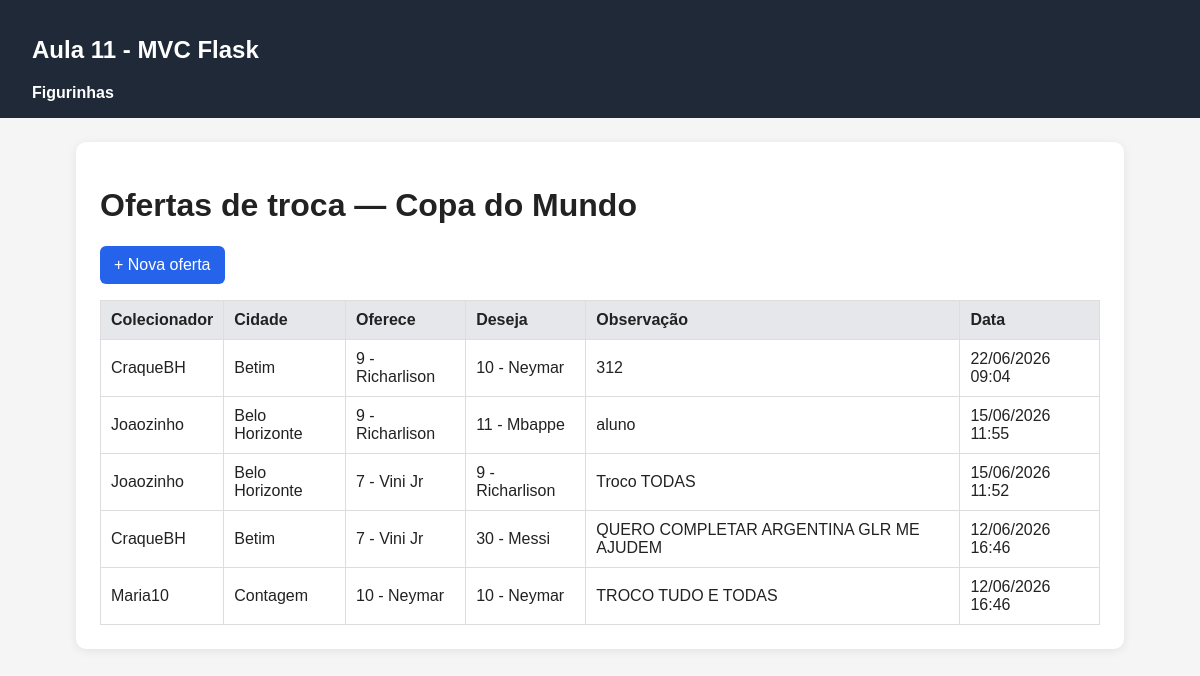
Screenshot of /figurinhas/ with the database file from the repository.
### models/oferta.py (models this page shows)
class OfertaTroca(ModeloBase):
    __tablename__ = "ofertas_troca"
    colecionador_id = db.Column(
        db.Integer,
        db.ForeignKey("colecionadores.id"),
        nullable=False,
    )
    observacao = db.Column(db.String(255), nullable=True)
    colecionador = db.relationship("Colecionador", back_populates="ofertas")
    itens = db.relationship(
        "ItemOferta",
        back_populates="oferta",
        cascade="all, delete-orphan",
    )
    @classmethod
    def listar_com_colecionador(cls):
        return cls.query.order_by(cls.data_criacao.desc()).all()

class ItemOferta(ModeloBase):
    __tablename__ = "itens_oferta"
    oferta_id = db.Column(
        db.Integer,
        db.ForeignKey("ofertas_troca.id"),
        nullable=False,
    )
    figurinha_id = db.Column(
        db.Integer,
        db.ForeignKey("figurinhas.id"),
        nullable=False,
    )
    tipo = db.Column(db.String(20), nullable=False)  # "oferece" ou "deseja"
    quantidade = db.Column(db.Integer, nullable=False, default=1)
    oferta = db.relationship("OfertaTroca", back_populates="itens")
    figurinha = db.relationship("Figurinha", back_populates="itens_oferta")

### models/colecionador.py (models this page shows, shortened)
class Colecionador(ModeloBase):
    __tablename__ = "colecionadores"
    apelido = db.Column(db.String(60), nullable=False)
    cidade = db.Column(db.String(80), nullable=False)
    ofertas = db.relationship(
        "OfertaTroca",
        back_populates="colecionador",
        cascade="all, delete-orphan",
    )

### models/figurinha.py (models this page shows, shortened)
class Figurinha(ModeloBase):
    __tablename__ = "figurinhas"
    numero = db.Column(db.Integer, nullable=False)
    nome_jogador = db.Column(db.String(100), nullable=False)
    time = db.Column(db.String(80), nullable=False)
    itens_oferta = db.relationship("ItemOferta", back_populates="figurinha")

### controllers/figurinhas_controller.py (the view)
@figurinhas_bp.route("/")
def index():
    ofertas = OfertaTroca.listar_com_colecionador()
    return render_template("figurinhas/lista_ofertas.html", ofertas=ofertas)

### views/templates/figurinhas/lista_ofertas.html (shortened to what this page needs)
{% extends "layout.html" %}
{% block content %}
<h1>Ofertas de troca — Copa do Mundo</h1>
<p><a class="btn" href="{{ url_for('figurinhas.cadastrar_oferta') }}">+ Nova oferta</a></p>
{% if ofertas %}
<table>
    <thead>
        <tr>
            <th>Colecionador</th>
            <th>Cidade</th>
            <th>Oferece</th>
            <th>Deseja</th>
            <th>Observação</th>
            <th>Data</th>
        </tr>
    </thead>
    <tbody>
        {% for oferta in ofertas %}
            <tr>
                <td>{{ oferta.colecionador.apelido }}</td>
                <td>{{ oferta.colecionador.cidade }}</td>
                <td>
                    {% for item in oferta.itens %}
                        {% if item.tipo == "oferece" %}
                            {{ item.figurinha.numero }} - {{ item.figurinha.nome_jogador }}
                        {% endif %}
                    {% endfor %}
                </td>
                <td>
                    {% for item in oferta.itens %}
                        {% if item.tipo == "deseja" %}
                            {{ item.figurinha.numero }} - {{ item.figurinha.nome_jogador }}
                        {% endif %}
                    {% endfor %}
                </td>
                <td>{{ oferta.observacao or "Sem observação" }}</td>
                <td>{{ oferta.data_criacao.strftime("%d/%m/%Y %H:%M") }}</td>
            </tr>
        {% endfor %}
    </tbody>
</table>
{% else %}
    <p class="vazio">Nenhuma oferta cadastrada ainda. Clique em <strong>Nova oferta</strong> para começar.</p>
{% endif %}
{% endblock %}

### views/templates/layout.html (shortened to what this page needs)
<!DOCTYPE html>
<html lang="pt-br">
<head>
</head>
<body>
    <header>
        <h2>Aula 11 - MVC Flask</h2>
        <nav>
            <a href="{{ url_for('figurinhas.index') }}">Figurinhas</a>
        </nav>
    </header>
    <main>
        {% block content %}{% endblock %}
    </main>
</body>
</html>

### views/templates/layout.html (style rules this page uses)
body { font-family: Arial, sans-serif; margin: 0; background: #f5f5f5; color: #222; }
header { background: #1f2937; color: white; padding: 16px 32px; }
nav a { color: white; margin-right: 16px; text-decoration: none; font-weight: bold; }
main { max-width: 1000px; margin: 24px auto; background: white; padding: 24px; border-radius: 10px; box-shadow: 0 2px 10px rgba(0,0,0,0.08); }
table { width: 100%; border-collapse: collapse; margin-top: 16px; }
th, td { border: 1px solid #ddd; padding: 10px; text-align: left; }
th { background: #e5e7eb; }
.btn, button { display: inline-block; background: #2563eb; color: white; border: none; padding: 10px 14px; border-radius: 6px; text-decoration: none; cursor: pointer; }

### rows the page displays
OfertaTroca: colecionador.apelido "CraqueBH", colecionador.cidade "Betim", observacao "312", data_criacao "22/06/2026 09:04"
ItemOferta: figurinha.numero "9", figurinha.nome_jogador "Richarlison"
ItemOferta: figurinha.numero "10", figurinha.nome_jogador "Neymar"
OfertaTroca: colecionador.apelido "Joaozinho", colecionador.cidade "Belo Horizonte", observacao "aluno", data_criacao "15/06/2026 11:55"
ItemOferta: figurinha.numero "9", figurinha.nome_jogador "Richarlison"
ItemOferta: figurinha.numero "11", figurinha.nome_jogador "Mbappe"
OfertaTroca: colecionador.apelido "Joaozinho", colecionador.cidade "Belo Horizonte", observacao "Troco TODAS", data_criacao "15/06/2026 11:52"
ItemOferta: figurinha.numero "7", figurinha.nome_jogador "Vini Jr"
ItemOferta: figurinha.numero "9", figurinha.nome_jogador "Richarlison"
OfertaTroca: colecionador.apelido "CraqueBH", colecionador.cidade "Betim", observacao "QUERO COMPLETAR ARGENTINA GLR ME AJUDEM", data_criacao "12/06/2026 16:46"
ItemOferta: figurinha.numero "7", figurinha.nome_jogador "Vini Jr"
ItemOferta: figurinha.numero "30", figurinha.nome_jogador "Messi"
OfertaTroca: colecionador.apelido "Maria10", colecionador.cidade "Contagem", observacao "TROCO TUDO E TODAS", data_criacao "12/06/2026 16:46"
ItemOferta: figurinha.numero "10", figurinha.nome_jogador "Neymar"
ItemOferta: figurinha.numero "10", figurinha.nome_jogador "Neymar"
